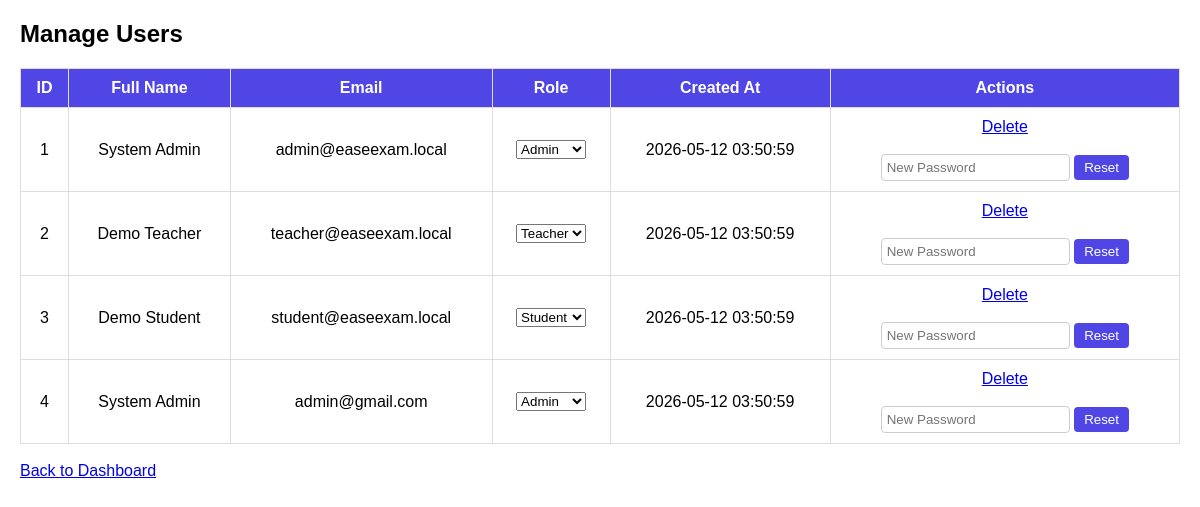
Page /exam/manage_users.php (signed in) on the committed database.
### tables this page shows
CREATE TABLE IF NOT EXISTS users (
  user_id INT AUTO_INCREMENT PRIMARY KEY,
  full_name VARCHAR(100) NOT NULL,
  email VARCHAR(120) NOT NULL UNIQUE,
  password_hash VARCHAR(255) NOT NULL,
  role ENUM('student','teacher','admin') NOT NULL DEFAULT 'student',
  created_at TIMESTAMP DEFAULT CURRENT_TIMESTAMP
);

### exam/manage_users.php (the view, shortened to what this page needs)
<?php
include "../db.php";
$users = $pdo->query("SELECT * FROM users")->fetchAll();
?>
<!DOCTYPE html>
<html>
<head>
</head>
<body>
  <h2>Manage Users</h2>
  <table>
    <tr>
      <th>ID</th>
      <th>Full Name</th>
      <th>Email</th>
      <th>Role</th>
      <th>Created At</th>
      <th>Actions</th>
    </tr>
    <?php foreach($users as $u): ?>
      <tr>
        <td><?php echo $u['user_id']; ?></td>
        <td><?php echo htmlspecialchars($u['full_name']); ?></td>
        <td><?php echo htmlspecialchars($u['email']); ?></td>
        <td>
          <form method="POST">
            <select name="role" onchange="this.form.submit()">
              <option value="student" <?php if($u['role']=='student') echo 'selected'; ?>>Student</option>
              <option value="teacher" <?php if($u['role']=='teacher') echo 'selected'; ?>>Teacher</option>
              <option value="admin" <?php if($u['role']=='admin') echo 'selected'; ?>>Admin</option>
            </select>
          </form>
        </td>
        <td><?php echo $u['created_at']; ?></td>
        <td>
          <a href="?delete=<?php echo $u['user_id']; ?>" onclick="return confirm('Delete this user?');">Delete</a>
          <br><br>
          <form method="POST" style="margin-top:5px;">
            <input type="password" name="new_password" placeholder="New Password" required>
            <button type="submit" name="reset_password">Reset</button>
          </form>
        </td>
      </tr>
    <?php endforeach; ?>
  </table>
  <br>
  <a href="../dashboard.php">Back to Dashboard</a>
</body>
</html>

### exam/manage_users.php (style rules this page uses)
body { font-family: Arial, sans-serif; margin: 20px; }
table { width: 100%; border-collapse: collapse; margin-top: 20px; }
th, td { border: 1px solid #ddd; padding: 10px; text-align: center; }
th { background: #4f46e5; color: #fff; }
form { display: inline; }
input[type="password"] { padding: 5px; border: 1px solid #ccc; border-radius: 4px; }
button { padding: 5px 10px; border: none; border-radius: 4px; background: #4f46e5; color: #fff; cursor: pointer; }

### rows in the picture
users: user_id "1", full_name "System Admin", email "admin@easeexam.local", role "Admin", created_at "2026-05-12 03:50:59"
users: user_id "2", full_name "Demo Teacher", email "teacher@easeexam.local", role "Teacher", created_at "2026-05-12 03:50:59"
users: user_id "3", full_name "Demo Student", email "student@easeexam.local", role "Student", created_at "2026-05-12 03:50:59"
users: user_id "4", full_name "System Admin", email "admin@gmail.com", role "Admin", created_at "2026-05-12 03:50:59"
